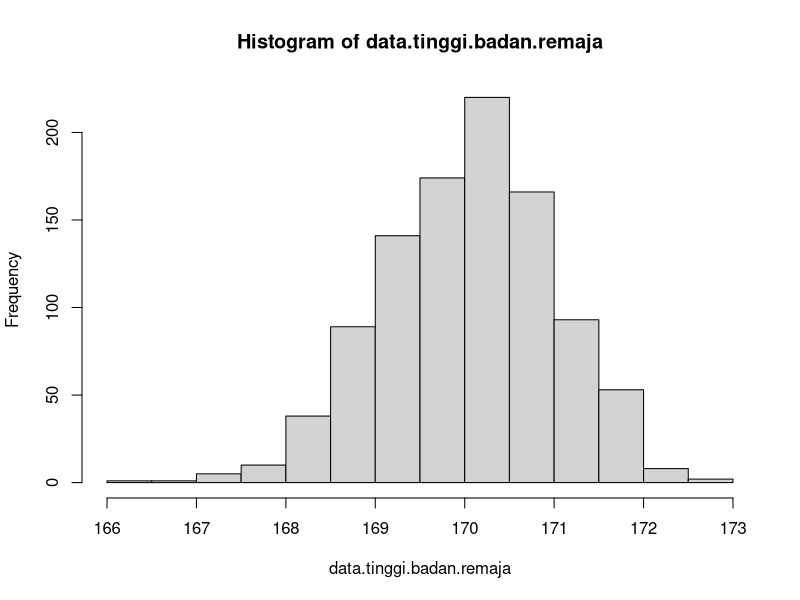

Recreate this plot in R.
# Komen begini

# Assign variabel, bisa menulis 2 perintah dalam 1 baris dengan titik koma
tinggi.yusuf <- 168; tinggi.aan<-150

# Untuk cuma mendeclare variabel dan tidak memberinya nilai awal, cukup isi dengan null
tinggi.null <- NULL

# Print tinggi yusuf
print(tinggi.yusuf)
# Print tanpa spasi, cat()
cat(tinggi.yusuf); cat('asdasdadas')
# Print tinggi yusuf tapi dengan tambahan kata-kata
print(paste('Tinggi yusuf adalah',tinggi.yusuf))


# Hapus variabel
rm(tinggi.aan)

# Membuat distribusi normal = rnorm(banyak, rata2, standar deviasi)
# Kita bisa memakai beberapa fungsi seperti mean() atau median()
data.tinggi.badan.remaja <- rnorm(1000, 170, 1)

# Memasukkan tinggi badan yusuf ke dalam value data.tinggi.badan.remaja
data.tinggi.badan.remaja <- append(data.tinggi.badan.remaja, tinggi.yusuf)

# Menampilkan data dalam bentuk histogram
hist(data.tinggi.badan.remaja)

# Ctrl+l untuk membersihkan console
# Untuk membersihkan semua variabel/environment di sebelah kanan, klik gambar sapu